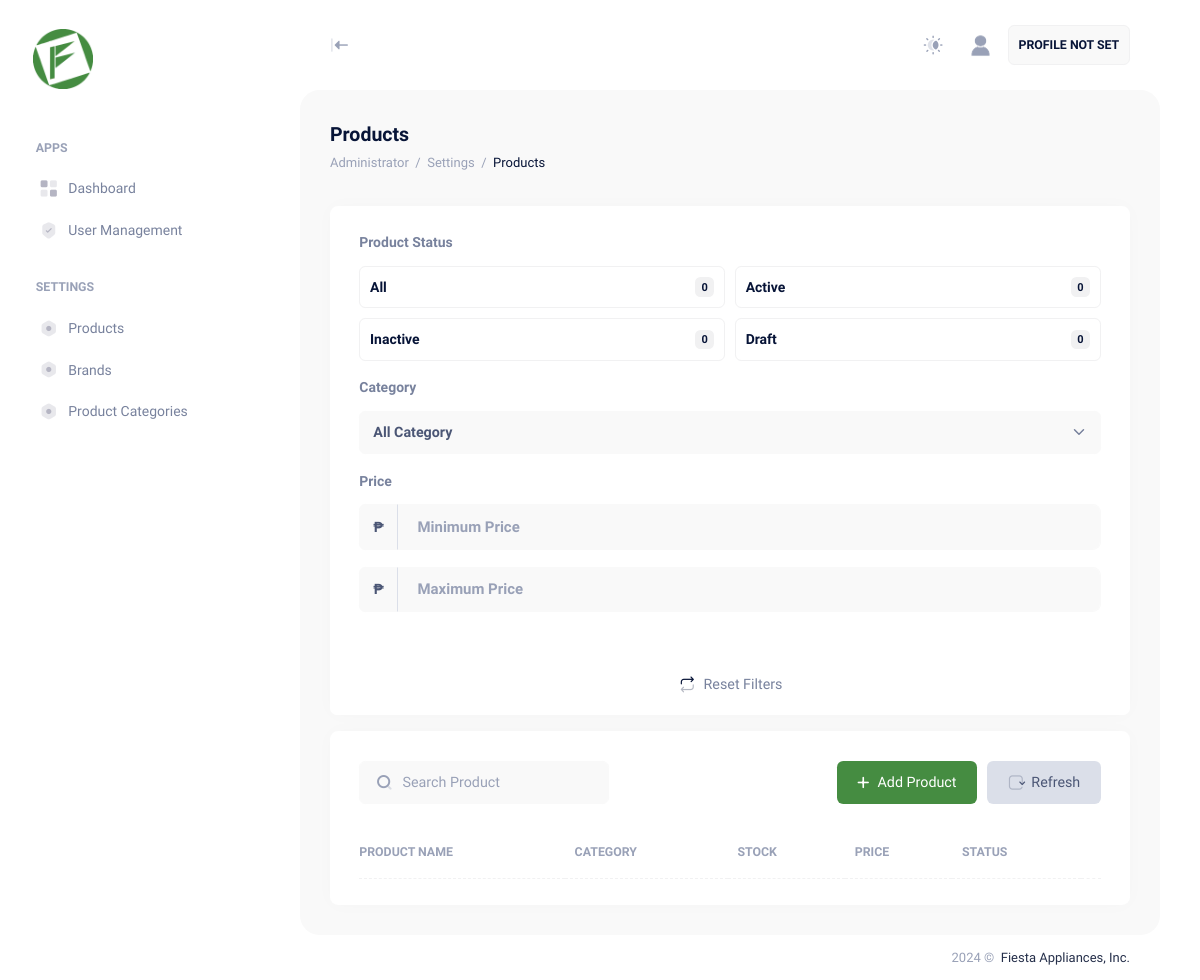
Page /user/administrator/products.php (signed in) on the earlier database version.
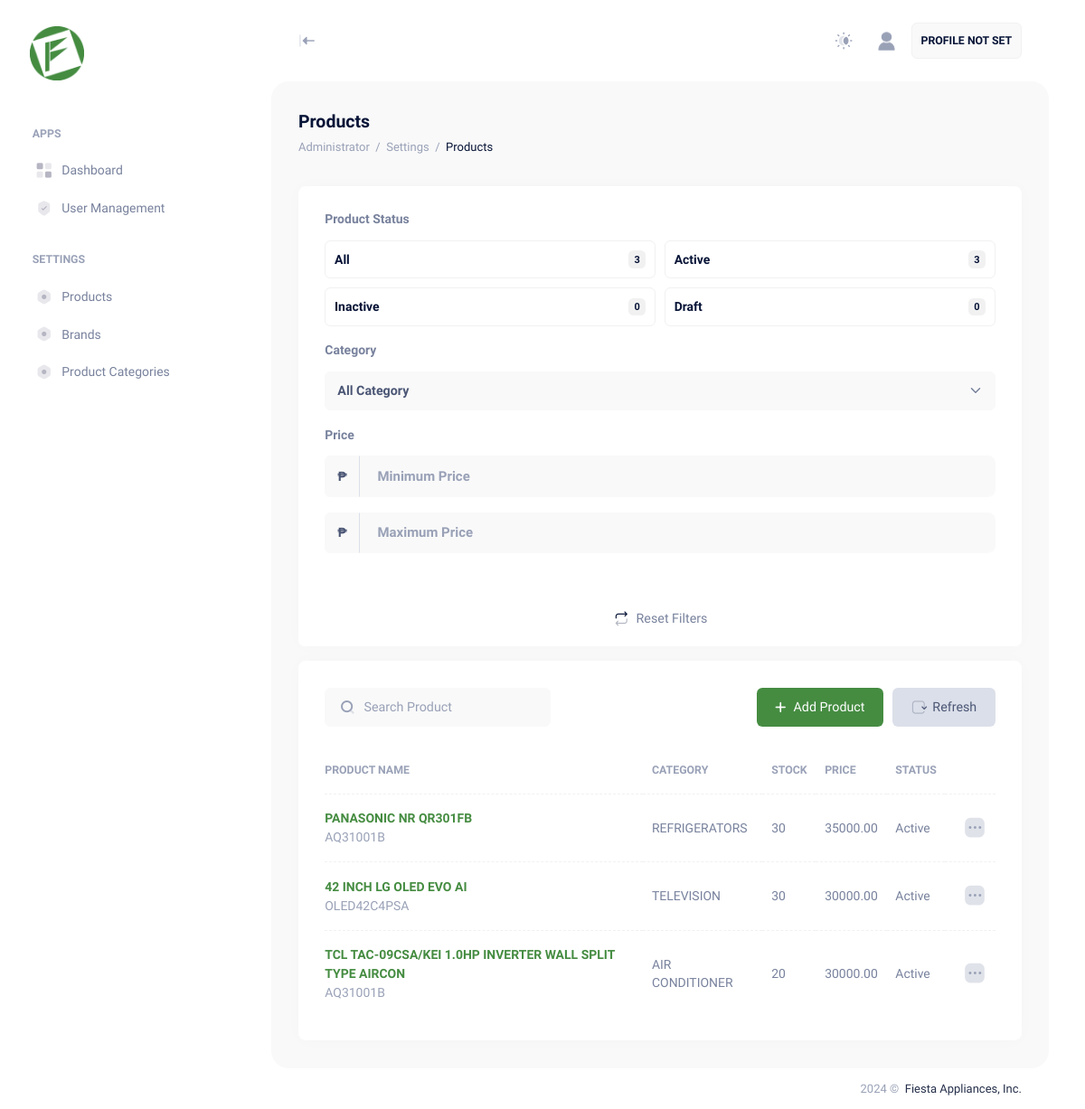
Same page on the later database version.
### tables this page shows
CREATE TABLE IF NOT EXISTS `msc_products` (
  `PK_mscProducts` int NOT NULL AUTO_INCREMENT,
  `productName` varchar(255) DEFAULT NULL,
  `productUnit` varchar(255) DEFAULT NULL,
  `productBrandID` int DEFAULT NULL,
  `productBrand` varchar(255) DEFAULT NULL,
  `productModelID` int DEFAULT NULL,
  `productModel` varchar(255) DEFAULT NULL,
  `productSKU` varchar(255) DEFAULT NULL,
  `FK_mscCategories` int DEFAULT NULL COMMENT 'TABLE MSCCATEGORIES',
  `productDescription` longtext,
  `FK_detailsId` varchar(255) DEFAULT NULL COMMENT 'TABLE MSCPRODUCTS',
  `quantity` int DEFAULT NULL,
  `regularPrice` decimal(10,2) DEFAULT '0.00',
  `salePrice` decimal(10,2) DEFAULT '0.00',
  `repoPrice` decimal(10,2) DEFAULT '0.00',
  `stockMinimum` int DEFAULT NULL,
  `stockMaximum` int DEFAULT NULL,
  `isRegular` bit(1) DEFAULT NULL,
  `isSale` bit(1) DEFAULT NULL,
  `isRepo` bit(1) DEFAULT NULL,
  `productStatus` varchar(50) DEFAULT NULL,
  PRIMARY KEY (`PK_mscProducts`),
  UNIQUE KEY `productName` (`productName`)
);

CREATE TABLE IF NOT EXISTS `msc_categories` (
  `PK_mscCategories` int NOT NULL AUTO_INCREMENT,
  `description` varchar(255) DEFAULT NULL,
  PRIMARY KEY (`PK_mscCategories`),
  UNIQUE KEY `description` (`description`)
);

### user/administrator/products.php (the view, shortened to what the changed rows need)
<?php
include '../../app/sessions/AdministratorSession.php';
try {
    $conn = new PDO("mysql:host=$fa_dbserver;dbname=$fa_dbname", $fa_dbuser, $fa_dbpassword);
    $conn->setAttribute(PDO::ATTR_ERRMODE, PDO::ERRMODE_EXCEPTION);
    $product = $conn->prepare("SELECT * FROM msc_products JOIN msc_categories ON msc_products.FK_mscCategories = msc_categories.PK_mscCategories");
    $product->execute();
    $cproduct = $product->rowCount();
    $productactive = $conn->prepare("SELECT * FROM msc_products JOIN msc_categories ON msc_products.FK_mscCategories = msc_categories.PK_mscCategories WHERE productStatus = 'Active'");
    $productactive->execute();
    $cproductactive = $productactive->rowCount();
} catch (PDOException $e) {
    echo "Error: " . $e->getMessage();
}
?>
<!DOCTYPE html>
<html lang="en">
<head>
    <link href="../../assets/plugins/custom/leaflet/leaflet.bundle.css" rel="stylesheet" type="text/css" />
    <link href="../../assets/plugins/custom/datatables/datatables.bundle.css" rel="stylesheet" type="text/css" />
    <link href="../../assets/plugins/global/plugins.bundle.css" rel="stylesheet" type="text/css" />
    <link href="../../assets/css/style.bundle.css" rel="stylesheet" type="text/css" />
    <link href="../../assets/css/custom.bundle.css" rel="stylesheet" type="text/css" />
</head>
<body id="kt_body"
    class="header-fixed header-tablet-and-mobile-fixed toolbar-enabled aside-fixed aside-default-enabled user-select-none">
    <div class="d-flex flex-column flex-root">
        <div class="page d-flex flex-row flex-column-fluid">
            <div class="wrapper d-flex flex-column flex-row-fluid" id="kt_wrapper">
                <div class="content fs-6 d-flex flex-column flex-column-fluid" id="kt_content">
                    <div class="toolbar" id="kt_toolbar">
                        <div class=" container-fluid  d-flex flex-stack flex-wrap flex-sm-nowrap">
                            <div class="d-flex flex-column align-items-start justify-content-center flex-wrap me-2">
                                <h1 class="text-dark fw-bold my-1 fs-2">
                                    Products <small class="text-muted fs-6 fw-normal ms-1"></small>
                                </h1>
                            </div>
                        </div>
                    </div>
                    <div class="post fs-6 d-flex flex-column-fluid" id="kt_post">
                        <div class="container-fluid">
                            <div class="row g-5">
                                <div class="col-xxl-3">
                                    <div class="card">
                                        <div class="card-body">
                                            <div class="row g-3">
                                                <div class="col-xl-12">
                                                    <div class="row g-3">
                                                        <div class="col-xl-6 col-lg-6 col-md-6 col-sm-6">
                                                            <div class="border bg-hover-light rounded p-3 d-flex justify-content-between align-items-center fw-bolder"
                                                                data-kt-product-table-filter="all">
                                                                <span>All</span>
                                                                <span
                                                                    class="badge badge-light-dark"><?php echo $cproduct ?></span>
                                                            </div>
                                                        </div>
                                                        <div class="col-xl-6 col-lg-6 col-md-6 col-sm-6">
                                                            <div class="border bg-hover-light rounded p-3 d-flex justify-content-between align-items-center fw-bolder"
                                                                data-kt-product-table-filter="active">
                                                                <span>Active</span>
                                                                <span
                                                                    class="badge badge-light-dark"><?php echo $cproductactive ?></span>
                                                            </div>
                                                        </div>
                                                    </div>
                                                </div>
                                            </div>
                                        </div>
                                    </div>
                                </div>
                                <div class="col-xxl-9">
                                    <div class="card">
                                        <div class="card-body py-4">
                                            <table class="table align-middle table-row-dashed fs-6 gy-5"
                                                id="tb_product">
                                                <thead>
                                                    <tr class="text-start text-muted fw-bold fs-7 text-uppercase gs-0">
                                                        <th class="w-20">Product Name</th>
                                                        <th class="w-20">Category</th>
                                                        <th class="w-20">Stock</th>
                                                        <th class="w-20">Price</th>
                                                        <th class="w-20">Status</th>
                                                        <th class=""></th>
                                                    </tr>
                                                </thead>
                                                <tbody class="text-gray-600 fw-semibold">
                                                    <?php if ($cproduct > 0) { ?>
                                                        <?php while ($rproduct = $product->fetch(PDO::FETCH_ASSOC)) { ?>
                                                            <tr>
                                                                <td>
                                                                    <div class="">
                                                                        <div class="fw-bolder text-primary">
                                                                            <?php echo $rproduct["productName"]; ?>
                                                                        </div>
                                                                        <span
                                                                            class="fs-6 text-muted"><?php echo $rproduct["productSKU"]; ?></span>
                                                                    </div>
                                                                </td>
                                                                <td><?php echo $rproduct["description"]; ?>
                                                                </td>
                                                                <td><?php echo $rproduct["quantity"]; ?></td>
                                                                <td><?php echo $rproduct["regularPrice"]; ?></td>
                                                                <td><span><?php echo $rproduct["productStatus"]; ?></span></td>
                                                                <td class="text-end datainput">
                                                                    <div class="d-flex justify-content-end gap-2">
                                                                        <div class="tableaction-hover rounded pt-2 pb-1 ps-3 pe-3"
                                                                            data-ii-val="<?php echo $rproduct["PK_mscProducts"]; ?>"
                                                                            data-ii-input-action="view">
                                                                            <i class="ki-duotone ki-dots-square fs-2x">
                                                                                <span class="path1"></span>
                                                                            </i>
                                                                        </div>
                                                                    </div>
                                                                </td>
                                                            </tr>
                                                        <?php } ?>
                                                    <?php } ?>
                                                </tbody>
                                            </table>
                                        </div>
                                    </div>
                                </div>
                            </div>
                        </div>
                    </div>
                </div>
            </div>
        </div>
    </div>
</body>
</html>

Differences in the rows shown:
added msc_products: productName "PANASONIC NR QR301FB", productSKU "AQ31001B", msc_categories.description "REFRIGERATORS", quantity "30", regularPrice "35000.00", productStatus "Active"
added msc_products: productName "42 INCH LG OLED EVO AI", productSKU "OLED42C4PSA", msc_categories.description "TELEVISION", quantity "30", regularPrice "30000.00", productStatus "Active"
added msc_products: productName "TCL TAC-09CSA/KEI 1.0HP INVERTER WALL SPLIT TYPE AIRCON", productSKU "AQ31001B", msc_categories.description "AIR CONDITIONER", quantity "20", regularPrice "30000.00", productStatus "Active"
Other differences:
$cproduct: "0" → "3"
$cproductactive: "0" → "3"
